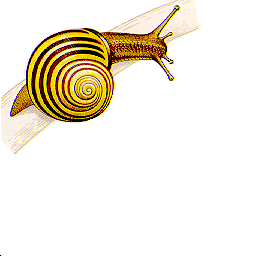
#> input picture hw3/images/snail.bmp, 256 x 256 px
$ python exp.py
#> lines starting #> are read from the running program, lines starting #| are printed output that depends on the picture; long printed decimals are rounded
#> further down, original_image is the input picture: shape (256, 256, 3); mean R, G, B 241.1, 234.5, 220.6
### hw3/main.py
import numpy as np
import argparse
import pickle
from PIL import Image
import os
from tqdm import tqdm

def power_iteration(A, iter_count):
    """Performs power iteration to find the dominant eigenvalue and eigenvector of matrix A."""
    randoms = np.random.rand(A.shape[1])
    for _ in tqdm(range(iter_count)):
        trans = np.dot(A, randoms)
        trans_norm = np.linalg.norm(trans)
        randoms = trans / trans_norm

    val = np.dot(randoms.T, np.dot(A, randoms))
    vec = randoms
    return val, vec

def simple_svd(A, iter_count=10, nval=None):
    """Performs SVD using the power iteration method."""
    m, n = A.shape
    if nval is None:
        nval = min(m, n)
    AAT = A @ A.T
    val = []
    vec = []

    for _ in tqdm(range(nval)):
        va, ve = power_iteration(AAT, iter_count)
        val.append(va)
        vec.append(ve)
        AAT -= va * np.outer(ve, ve)

    S = np.sqrt(val)
    U = np.vstack(vec).T
    V = (A.T @ U) @ np.diag(1 / S)
    return U, S, V.T

def qr_algorithm(A, max_iter=1000, tol=1e-10):
    """Performs QR algorithm for eigenvalue decomposition."""
    n, _ = A.shape
    Q_total = np.eye(n)

    for _ in tqdm(range(max_iter)):
        Q, R = np.linalg.qr(A)
        A = R @ Q
        Q_total = Q_total @ Q

        if np.allclose(A - np.diag(np.diag(A)), 0, atol=tol):
            break

    eigenvalues = np.diag(A)
    eigenvectors = Q_total
    return eigenvalues, eigenvectors

def svd_via_qr(A, max_iter=1000, tol=1e-10):
    """Computes the SVD using the QR algorithm for eigenvalue decomposition."""
    AtA = A.T @ A
    eigenvalues, V = qr_algorithm(AtA, max_iter=max_iter, tol=tol)

    # Remove negative and zero eigenvalues
    positive_indices = eigenvalues > 0
    eigenvalues = eigenvalues[positive_indices]
    V = V[:, positive_indices]

    S = np.sqrt(eigenvalues)
    U = A @ V @ np.linalg.inv(np.diag(S))

    return U, S, V.T


def compress_image_svd(image, method, compression):
    """Compresses an image using SVD by breaking it down into its color components."""
#> called with method = 'numpy', compression = 10
    Rc, Gc, Bc = image[:,:,0].astype(np.float32), image[:,:,1].astype(np.float32), image[:,:,2].astype(np.float32)
    methods = {
        'numpy': lambda x: np.linalg.svd(x, full_matrices=False),
        'simple': lambda x: simple_svd(x, iter_count=30, nval=min(x.shape)//compression),
        'advanced': lambda x: svd_via_qr(x, max_iter=30, tol=1e-10)
    }
    Ur, Sr, Vr = methods[method](Rc)
#> Sr = 256 values, max 61965.9 at index 0, min 6.15e-12 at index 157, mean 544
    Ug, Sg, Vg = methods[method](Gc)
#> Sg = 256 values, max 60553.6 at index 0, min 5.99e-12 at index 157, mean 595.2
    Ub, Sb, Vb = methods[method](Bc)
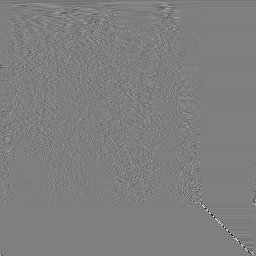
#> Vb: shape (256, 256) float32; min -0.989, max 0.99, mean -0.000269; drawn with min black and max white
#> Sb = 256 values, max 57876.8 at index 0, min 3.27e-12 at index 255, mean 573.5

    k = min(len(Sr), len(Sg), len(Sb)) // compression
#> k = 25
    compressed_data = {'Ur': Ur[:, :k], 'Sr': Sr[:k], 'Vr': Vr[:k, :], 'Ug': Ug[:, :k], 'Sg': Sg[:k], 'Vg': Vg[:k, :], 'Ub': Ub[:, :k], 'Sb': Sb[:k], 'Vb': Vb[:k, :]}
    return compressed_data


def decompress_image_svd(compressed_data):
    """Reconstructs an image from its compressed SVD representation."""
    channels = []
    for color in ['r', 'g', 'b']:
        U = compressed_data['U' + color]
        S = np.diag(compressed_data['S' + color])
        V = compressed_data['V' + color]
        channel = np.dot(U, np.dot(S, V))
        channel_clipped = np.clip(channel, 0, 255).astype(np.uint8)
        channels.append(channel_clipped)
    return np.stack(channels, axis=-1)

def save_compressed_data(filepath, data):
    """Saves compressed image data using pickle."""
    with open(filepath, 'wb') as f:
        pickle.dump(data, f)

# [23 lines left out: functions load_compressed_data, main, not called in this run]

# [2 lines that do not run on import are left out]

### hw3/exp.py
import numpy as np
from PIL import Image
import matplotlib.pyplot as plt
import main

def calculate_mse(imageA, imageB):
    err = np.sum((imageA.astype("float") - imageB.astype("float")) ** 2)
    err /= float(imageA.shape[0] * imageA.shape[1])
    return err

original_image = np.array(Image.open("images/snail.bmp"))

compressed_data_numpy = main.compress_image_svd(original_image, 'numpy', compression=10)
#> compressed_data_numpy = 9 items
compressed_data_simple = main.compress_image_svd(original_image, 'simple', compression=10)
#> compressed_data_simple = 9 items
compressed_data_advanced = main.compress_image_svd(original_image, 'advanced', compression=10)
#> call 3 of compress_image_svd, with method = 'advanced', compression = 10
#> in compress_image_svd (call 3), `Ur, Sr, Vr = methods[method](Rc)`: Sr = 207 values, max 61965.9 at index 0, min 5.05e-20 at index 206, mean 672.8
#> in compress_image_svd (call 3), `Ug, Sg, Vg = methods[method](Gc)`:
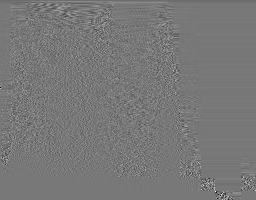
#> Vg: shape (200, 256) float64; min -0.727, max 0.814, mean -0.000291; drawn with min black and max white
#> in compress_image_svd (call 3), `Ug, Sg, Vg = methods[method](Gc)`: Sg = 200 values, max 60553.6 at index 0, min 7.49e-23 at index 196, mean 761.9
#> in compress_image_svd (call 3), `Ub, Sb, Vb = methods[method](Bc)`:
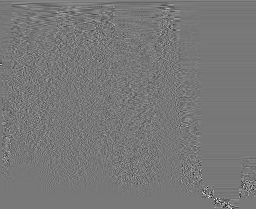
#> Vb: shape (209, 256) float64; min -0.717, max 0.806, mean 0.000331; drawn with min black and max white
#> in compress_image_svd (call 3), `Ub, Sb, Vb = methods[method](Bc)`: Sb = 209 values, max 57876.8 at index 0, min 3.74e-23 at index 208, mean 702.4
#> in compress_image_svd (call 3), `k = min(len(Sr), len(Sg), len(Sb)) // compression`: k = 20
#> compressed_data_advanced = 9 items

main.save_compressed_data("compressed_numpy.pkl", compressed_data_numpy)
main.save_compressed_data("compressed_simple.pkl", compressed_data_simple)
main.save_compressed_data("compressed_advanced.pkl", compressed_data_advanced)

decompressed_image_numpy = main.decompress_image_svd(compressed_data_numpy)
#> after the loop in decompress_image_svd, `for color in ['r', 'g', 'b']:`:
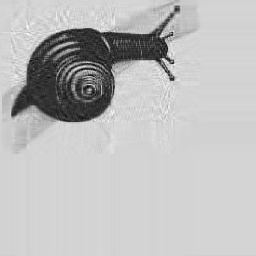
#> channel: shape (256, 256) float32; min -79.31, max 323.5, mean 220.6; drawn with min black and max white
#> after the loop in decompress_image_svd, `for color in ['r', 'g', 'b']:`: channels = 3 items
decompressed_image_simple = main.decompress_image_svd(compressed_data_simple)
#> the loop in decompress_image_svd (call 2), `for color in ['r', 'g', 'b']:` made 3 passes
#> S on passes 1 to 3: [[61965.9, 0], [0, 4778.4]], [[60553.6, 0], [0, 6728.9]], [[57876.8, 0], [0, 12026.6]]
#> pass 1, in decompress_image_svd (call 2), `channel_clipped = np.clip(channel, 0, 255).astype(np.uint8)`:
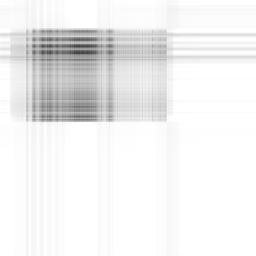
#> channel_clipped: shape (256, 256); min 61, max 255, mean 239.8
#> after the loop in decompress_image_svd (call 2), `for color in ['r', 'g', 'b']:`:
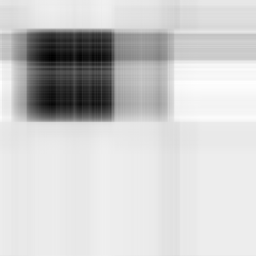
#> channel: shape (256, 256) float64; min -19.5, max 278.5, mean 220.6; drawn with min black and max white
decompressed_image_advanced = main.decompress_image_svd(compressed_data_advanced)
#> in decompress_image_svd (call 3), `return np.stack(channels, axis=-1)`:
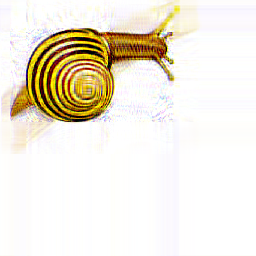
#> returned value: shape (256, 256, 3); mean of channels 0, 1, 2 239.7, 233.2, 219.7; drawn as R, G, B

Image.fromarray(decompressed_image_numpy).save("decompressed_numpy.bmp")
Image.fromarray(decompressed_image_simple).save("decompressed_simple.bmp")
Image.fromarray(decompressed_image_advanced).save("decompressed_advanced.bmp")

mse_numpy = calculate_mse(original_image, decompressed_image_numpy)
#> in calculate_mse, `err = np.sum((imageA.astype("float") - imageB.astype("float")) ** 2)`: err = 52208007
#> in calculate_mse, `err /= float(imageA.shape[0] * imageA.shape[1])`: err = 796.6
#> mse_numpy = 796.6
mse_simple = calculate_mse(original_image, decompressed_image_simple)
#> mse_simple = 5340.1
mse_advanced = calculate_mse(original_image, decompressed_image_advanced)
#> mse_advanced = 1029.1

print(f"MSE for Numpy method: {mse_numpy}")
#| MSE for Numpy method: 796.631
print(f"MSE for Simple method: {mse_simple}")
#| MSE for Simple method: 5340.080
print(f"MSE for Advanced method: {mse_advanced}")
#| MSE for Advanced method: 1029.100

# Plot the original and decompressed images for visual comparison
fig, axes = plt.subplots(1, 4, figsize=(20, 5))
axes[0].imshow(original_image)
axes[0].set_title("Original Image")
axes[1].imshow(decompressed_image_numpy)
axes[1].set_title("Numpy Decompressed")
axes[2].imshow(decompressed_image_simple)
axes[2].set_title("Simple Decompressed")
axes[3].imshow(decompressed_image_advanced)
axes[3].set_title("Advanced Decompressed")

for ax in axes:
    ax.axis('off')

plt.show()
